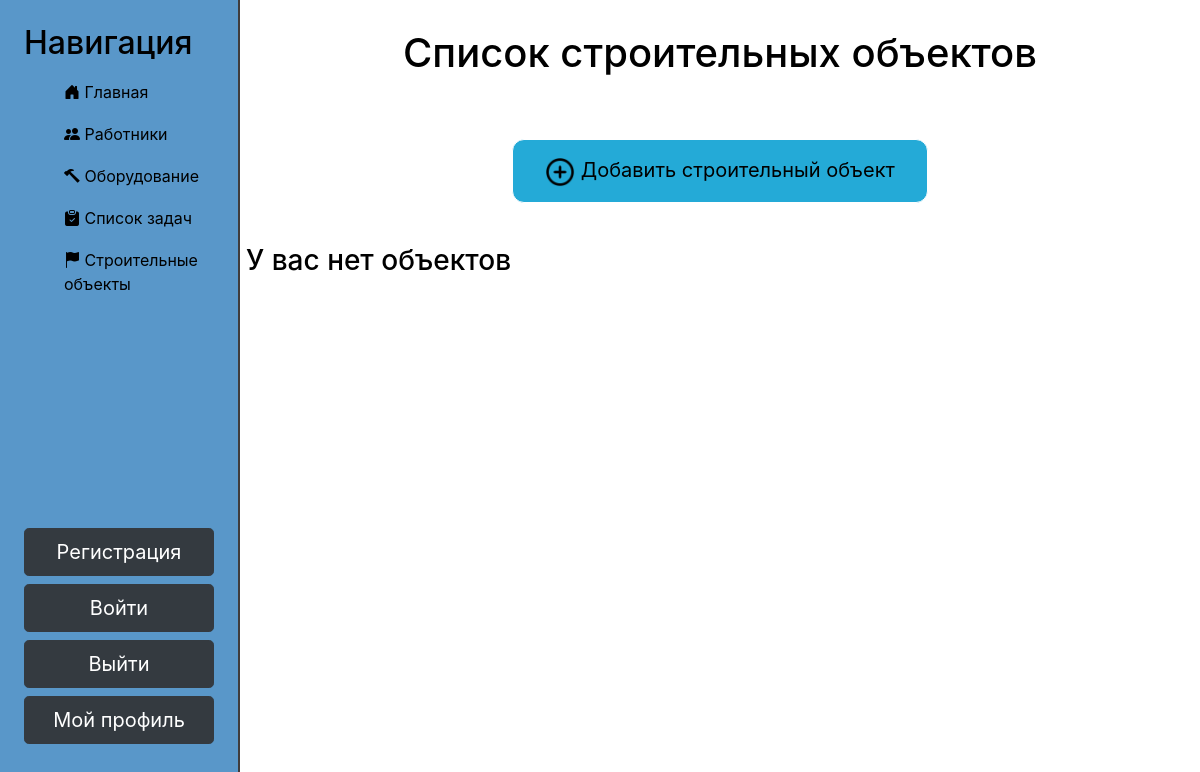
The page /sites/ on the database as committed earlier.
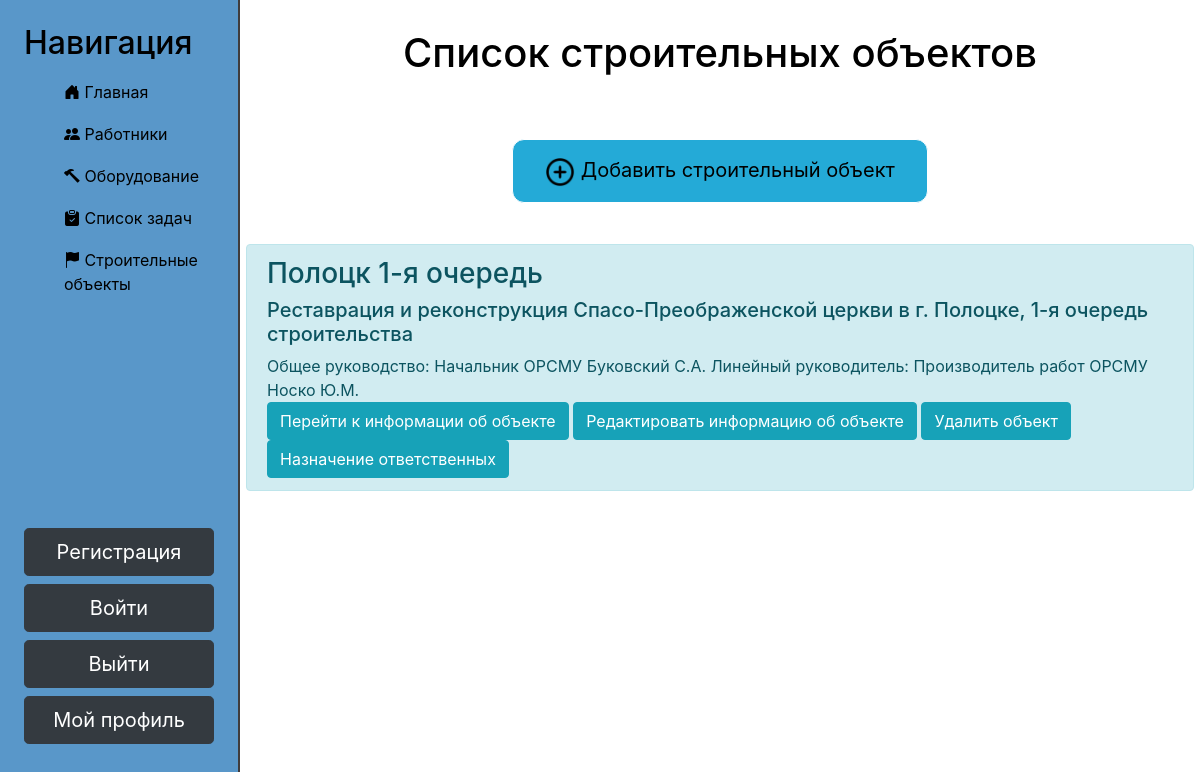
The same page on the database as committed later.
### building_site/models.py (models this page shows, shortened)
class Sites(models.Model):
    CONTRACT_TYPE_CHOICES = (
        ('по договору строительного подряда', 'по договору строительного подряда'),
        ('по договору строительного генподряда', 'по договору строительного генподряда'),
        ('по договору строительного подряда', 'по договору строительного подряда'),
        ('по договору', 'по договору'),
    )
    MAIN_MANAGER_CHOICES = (
        ('Начальник ОРСМУ Буковский С.А.',
         'Начальник ОРСМУ Буковский С.А.'),
        ('Заместитель начальника ОРСМУ Волохов Д.В.',
         'Заместитель начальника ОРСМУ Волохов Д.В.'),
        ('Начальник Мирского производственного участка Дрик П.А.',
         'Начальник Мирского производственного участка Дрик П.А.'),
    )
    LINE_MANAGER_CHOICES = (
        ('Производитель работ ОРСМУ Носко Ю.М.',
         'Производитель работ ОРСМУ Носко Ю.М.'),
        ('Мастер строительных и монтажных работ ОРСМУ Терешков И.Е.',
         'Мастер строительных и монтажных работ ОРСМУ Терешков И.Е.'),
        ('Мастер строительных и монтажных работ ОРСМУ Бондарчук П.В.',
         'Мастер строительных и монтажных работ ОРСМУ Бондарчук П.В.'),
        ('Мастер строительных и монтажных работ ОРСМУ Потапчик С.Н.',
         'Мастер строительных и монтажных работ ОРСМУ Потапчик С.Н.'),
        ('Производитель работ Мирского производственного участка Вайцехович В.Н.',
         'Производитель работ Мирского производственного участка Вайцехович В.Н.'),
    )
    title = models.CharField('Строительный объект', max_length=100)
    body = models.TextField('Наименование объекта')
    contract_type = models.CharField('Работы ведутся по:', max_length=100, choices=CONTRACT_TYPE_CHOICES)
    contract_number = models.CharField('Номер договора', max_length=50)
    contract_date = models.DateField('Дата составления договора')
    manager_main = models.CharField('Общее руководство', max_length=100, choices=MAIN_MANAGER_CHOICES)
    manager_line = models.CharField('Линейный руководитель', max_length=250, choices=LINE_MANAGER_CHOICES)
    class Meta:
        verbose_name = 'Site'
        verbose_name_plural = 'Sites'

### building_site/views.py (the view)
# urls.py: path('', views.my_sites, name='sites'),
def my_sites(request):
    sites = Sites.objects.all()
    return render(request, 'building_site/sites.html', {'sites': sites})

### building_site/templates/building_site/sites.html (shortened to what this page needs)
{% extends 'main/base.html' %}
{% load static %}
{% block content %}
<div class="features">
    <h1>Список строительных объектов</h1>
</div>
<div class="features">
    <a href="{% url 'create_site' %}">
        <li>
            <button>
                <img src="{% static 'equipment/img/add.png' %}" alt="add" width="30" height="30">
                <span class="create"> Добавить строительный объект</span>
            </button>
        </li>
    </a>
</div>
    <div class="plans">
        {% if sites %}
            {% for el in sites %}
                <div class="alert alert-info ">
                    <h3>{{ el.title }}</h3>
                    <h5>{{ el.body }}</h5>
                    <h7>Общее руководство: {{ el.manager_main }}</h7>
                    <h7>Линейный руководитель: {{ el.manager_line }}</h7>
                    <br>
                    <a href="{% url 'sites-detail' el.id %}" class="btn btn-info">
                        Перейти к информации об объекте</a>
                    <a href="{% url 'sites-update' el.id %}" class="btn btn-info">
                        Редактировать информацию об объекте</a>
                    <a href="{% url 'sites-delete' el.id %}" class="btn btn-info"> Удалить объект</a>
                    <a href="{% url 'site_destination' el.id %}" class="btn btn-info"> Назначение ответственных</a>
                </div>
            {% endfor %}
        {% else %}
            <h3>У вас нет объектов</h3>
    </div>
        {% endif %}
{% endblock %}

Rows that differ between the two databases and show on the page:
added Sites: title "Полоцк 1-я очередь", body "Реставрация и реконструкция Спасо-Преображенской церкви в г. Полоцке, 1-я очередь строительства", manager_main "Начальник ОРСМУ Буковский С.А.", manager_line "Производитель работ ОРСМУ Носко Ю.М."
Other text that changed with them:
text no longer shown: "У вас нет объектов"
